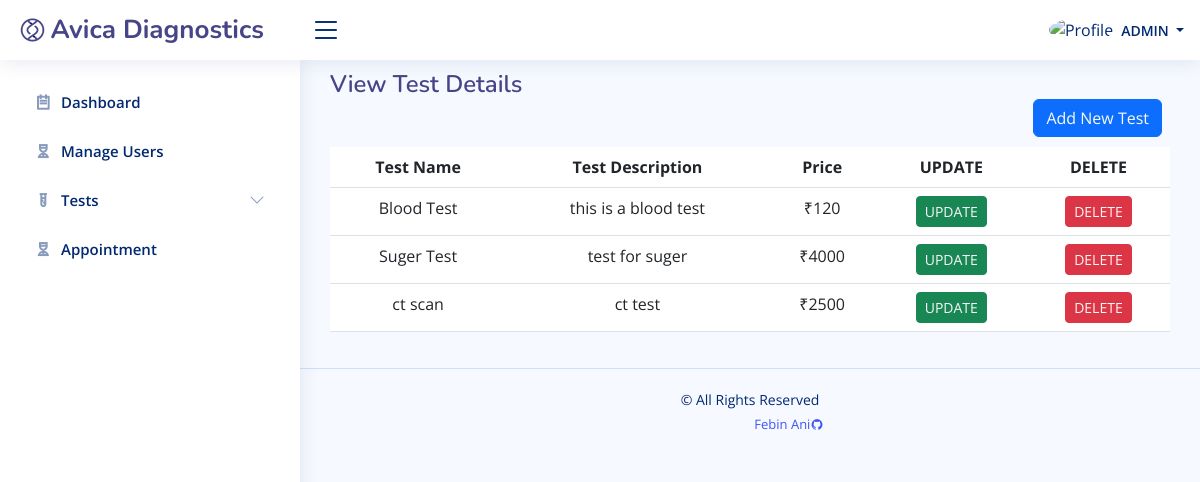
Page /admin/managetest.php (signed in) on the committed database.
### tables this page shows
CREATE TABLE `tb_test` (
  `test_id` int(10) NOT NULL,
  `test_name` varchar(100) NOT NULL,
  `test_desc` varchar(400) NOT NULL,
  `price` int(30) NOT NULL
);

### admin/managetest.php (the view, shortened to what this page needs)
<?php
	include('constant/header.php');
	include('constant/sidebar.php');
?>
<main id="main" class="main">
    <div class="pagetitle">
      <h1>View Test Details</h1>
      <div class="d-grid gap-2 d-md-flex justify-content-md-end">
      <button  class="btn btn-primary">
        <a class="link-light" href="addtest.php">Add New Test
      </button>
      </div>
    </div>
    <section class="section">
      <div class="row">
        <div class="col-lg-12">
          <table class="table">
            <thead>
              <tr class="text-center">
                <th scope="col">Test Name</th>
                <th scope="col">Test Description</th>
                <th scope="col">Price</th>
                <th scope="col">UPDATE</th>
                <th scope="col">DELETE</th>
              </tr>
            </thead>
            <tbody>
            <?php
              include('constant/config.php');
              $res=mysqli_query($conn,"SELECT * FROM `tb_test`");
              if (mysqli_num_rows($res) > 0 ) {
                  while($row=mysqli_fetch_array($res)){
                      echo "<tr class='text-center'>";
                      echo "<td>".$row['test_name']."</td>";
                      echo "<td>".$row['test_desc']."</td>";
                      echo "<td>".'₹'.$row['price']."</td>";
                      echo "<td>";
                      ?>
                      <button class="btn btn-success btn-sm">
                        <a class="link-light" href="update.php?test_id=<?php echo $row["test_id"]; ?>">UPDATE</a>
                      </button>
                      <?php
                      echo "</td>";
                      echo "<td>";
                      ?>
                      <button class="btn btn-danger btn-sm">
                        <a class="link-light" href="delete.php?test_id=<?php echo $row["test_id"]; ?>">DELETE
                      </button>
                      <?php
                      echo "</td>";
                      echo "</tr>";
                  }
              }
            ?>
            </tbody>
          </table>
        </div>
      </div>
    </section>
  </main>
<?php
include('constant/footer.php');
?>

### admin/assets/css/style.css (style rules this page uses)
:root { scroll-behavior: smooth; }
body { font-family: "Open Sans", sans-serif; background: #f6f9ff; color: #444444; }
a { color: #4154f1; text-decoration: none; }
h1, h2, h3, h4, h5, h6 { font-family: "Nunito", sans-serif; }
#main { margin-top: 50px; padding: 20px 30px; transition: all 0.3s; }
.pagetitle { margin-bottom: 10px; }
.pagetitle h1 { font-size: 24px; margin-bottom: 0; font-weight: 600; color: rgb(71, 69, 136); }
@media (min-width: 1200px) { #main, #footer { margin-left: 300px; } }

### rows in the picture
tb_test: test_name "Blood Test", test_desc "this is a blood test", price "120"
tb_test: test_name "Suger Test", test_desc "test for suger", price "4000"
tb_test: test_name "ct scan", test_desc "ct test", price "2500"

### other values in the picture
$_SESSION['usertype'] "ADMIN"
